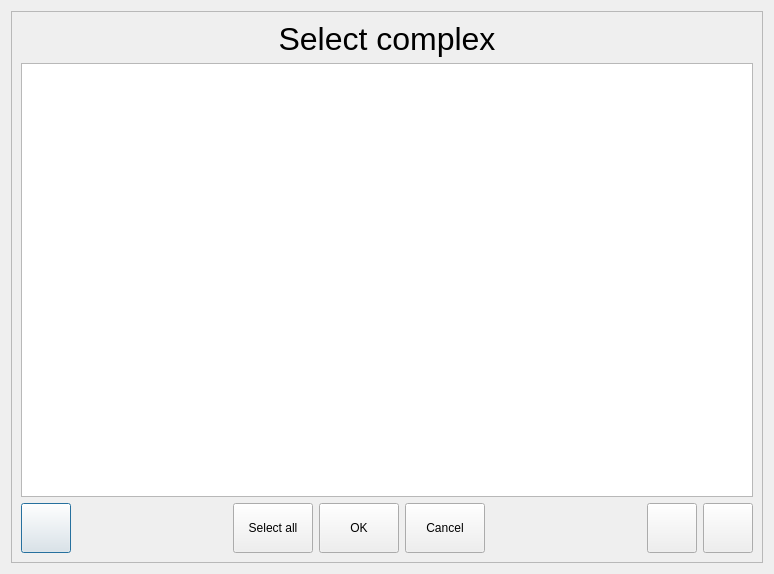
<?xml version="1.0" encoding="UTF-8"?>
<ui version="4.0">
 <class>DlgComplexDish</class>
 <widget class="QDialog" name="DlgComplexDish">
  <property name="geometry">
   <rect>
    <x>0</x>
    <y>0</y>
    <width>774</width>
    <height>574</height>
   </rect>
  </property>
  <property name="windowTitle">
   <string>Dish complex</string>
  </property>
  <layout class="QVBoxLayout" name="verticalLayout_2">
   <item>
    <widget class="QFrame" name="frame">
     <property name="frameShape">
      <enum>QFrame::StyledPanel</enum>
     </property>
     <property name="frameShadow">
      <enum>QFrame::Raised</enum>
     </property>
     <layout class="QVBoxLayout" name="verticalLayout">
      <property name="leftMargin">
       <number>9</number>
      </property>
      <property name="topMargin">
       <number>9</number>
      </property>
      <property name="rightMargin">
       <number>9</number>
      </property>
      <property name="bottomMargin">
       <number>9</number>
      </property>
      <item>
       <widget class="QLabel" name="lbTitle">
        <property name="font">
         <font>
          <pointsize>24</pointsize>
         </font>
        </property>
        <property name="text">
         <string>Select complex</string>
        </property>
        <property name="alignment">
         <set>Qt::AlignCenter</set>
        </property>
       </widget>
      </item>
      <item>
       <widget class="QTableWidget" name="tblData">
        <property name="verticalScrollBarPolicy">
         <enum>Qt::ScrollBarAlwaysOff</enum>
        </property>
        <property name="horizontalScrollBarPolicy">
         <enum>Qt::ScrollBarAlwaysOff</enum>
        </property>
        <property name="editTriggers">
         <set>QAbstractItemView::NoEditTriggers</set>
        </property>
        <property name="selectionMode">
         <enum>QAbstractItemView::SingleSelection</enum>
        </property>
        <attribute name="horizontalHeaderVisible">
         <bool>false</bool>
        </attribute>
        <attribute name="horizontalHeaderDefaultSectionSize">
         <number>200</number>
        </attribute>
        <attribute name="verticalHeaderVisible">
         <bool>false</bool>
        </attribute>
        <attribute name="verticalHeaderDefaultSectionSize">
         <number>60</number>
        </attribute>
       </widget>
      </item>
      <item>
       <widget class="QWidget" name="widget" native="true">
        <layout class="QHBoxLayout" name="horizontalLayout">
         <property name="leftMargin">
          <number>0</number>
         </property>
         <property name="topMargin">
          <number>0</number>
         </property>
         <property name="rightMargin">
          <number>0</number>
         </property>
         <property name="bottomMargin">
          <number>0</number>
         </property>
         <item>
          <widget class="QPushButton" name="btnBack">
           <property name="minimumSize">
            <size>
             <width>50</width>
             <height>50</height>
            </size>
           </property>
           <property name="text">
            <string/>
           </property>
           <property name="icon">
            <iconset resource="res.qrc">
             <normaloff>:/images/back.png</normaloff>:/images/back.png</iconset>
           </property>
          </widget>
         </item>
         <item>
          <spacer name="horizontalSpacer">
           <property name="orientation">
            <enum>Qt::Horizontal</enum>
           </property>
           <property name="sizeHint" stdset="0">
            <size>
             <width>40</width>
             <height>20</height>
            </size>
           </property>
          </spacer>
         </item>
         <item>
          <widget class="QPushButton" name="btnSelectAll">
           <property name="minimumSize">
            <size>
             <width>0</width>
             <height>50</height>
            </size>
           </property>
           <property name="text">
            <string>Select all</string>
           </property>
          </widget>
         </item>
         <item>
          <widget class="QPushButton" name="btnOk">
           <property name="minimumSize">
            <size>
             <width>0</width>
             <height>50</height>
            </size>
           </property>
           <property name="text">
            <string>OK</string>
           </property>
          </widget>
         </item>
         <item>
          <widget class="QPushButton" name="btnCancel">
           <property name="minimumSize">
            <size>
             <width>0</width>
             <height>50</height>
            </size>
           </property>
           <property name="text">
            <string>Cancel</string>
           </property>
          </widget>
         </item>
         <item>
          <spacer name="horizontalSpacer_2">
           <property name="orientation">
            <enum>Qt::Horizontal</enum>
           </property>
           <property name="sizeHint" stdset="0">
            <size>
             <width>40</width>
             <height>20</height>
            </size>
           </property>
          </spacer>
         </item>
         <item>
          <widget class="QPushButton" name="btnUp">
           <property name="minimumSize">
            <size>
             <width>50</width>
             <height>50</height>
            </size>
           </property>
           <property name="text">
            <string/>
           </property>
           <property name="icon">
            <iconset resource="res.qrc">
             <normaloff>:/images/up.png</normaloff>:/images/up.png</iconset>
           </property>
          </widget>
         </item>
         <item>
          <widget class="QPushButton" name="btnDown">
           <property name="minimumSize">
            <size>
             <width>50</width>
             <height>50</height>
            </size>
           </property>
           <property name="text">
            <string/>
           </property>
           <property name="icon">
            <iconset resource="res.qrc">
             <normaloff>:/images/down.png</normaloff>:/images/down.png</iconset>
           </property>
          </widget>
         </item>
        </layout>
       </widget>
      </item>
     </layout>
    </widget>
   </item>
  </layout>
 </widget>
 <resources>
  <include location="res.qrc"/>
 </resources>
 <connections/>
</ui>
